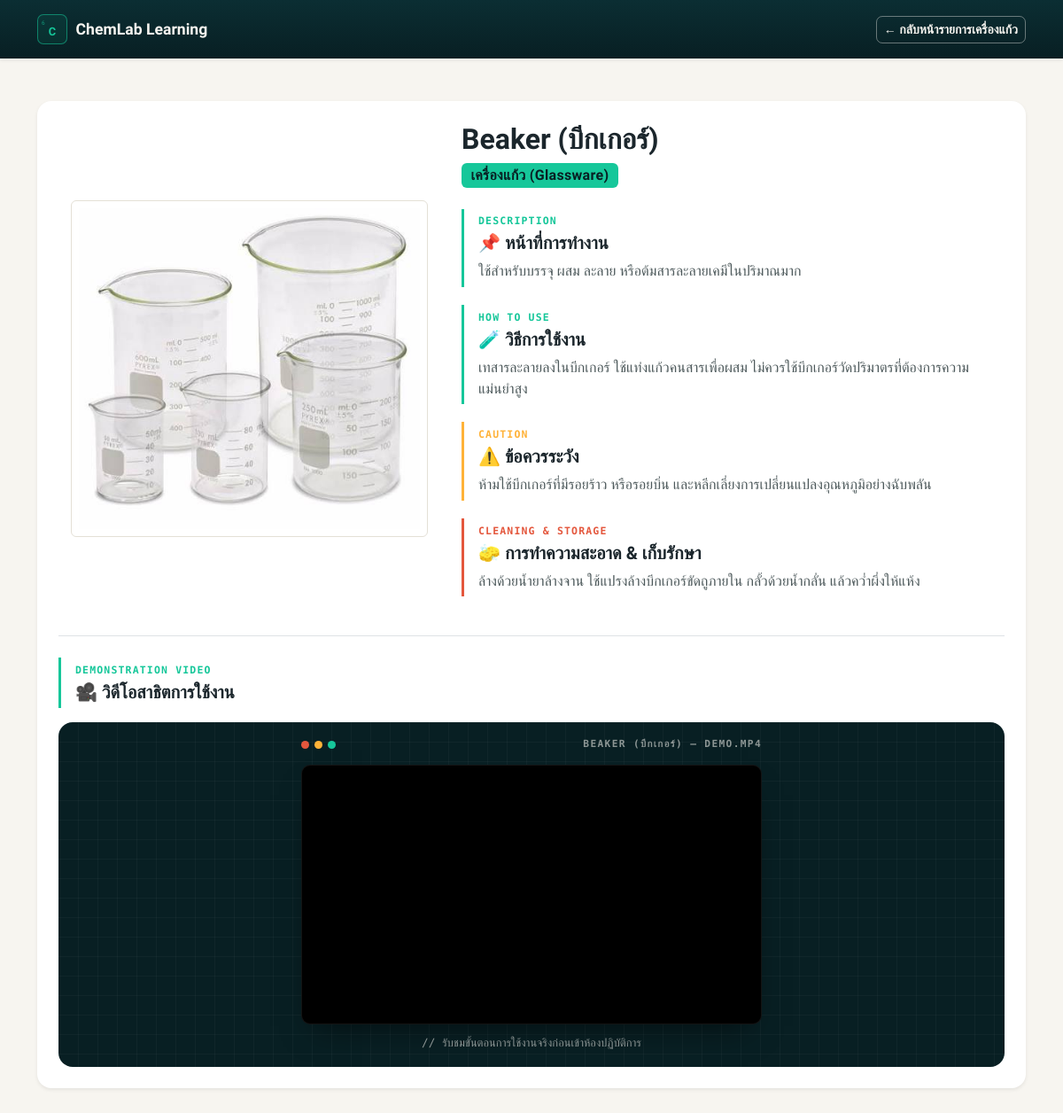
Page /equipment/6/ on the committed database.
### lab_app/models.py (models this page shows, shortened)
class Equipment(models.Model):
    CATEGORY_CHOICES = [
        ('glassware', 'เครื่องแก้ว (Glassware)'),
        ('instrument', 'เครื่องมือวิทยาศาสตร์ (Instruments)'),
    ]
    name = models.CharField(max_length=200, verbose_name='ชื่ออุปกรณ์')
    category = models.CharField(
        max_length=20,
        choices=CATEGORY_CHOICES,
        default='glassware',
        verbose_name='หมวดหมู่อุปกรณ์',
    )
    description = models.TextField(
        blank=True,
        null=True,
        verbose_name='หน้าที่การทำงาน (เอาไว้ทำอะไร)',
    )
    how_to_use = models.TextField(
        blank=True, null=True, verbose_name='วิธีการใช้งาน'
    )
    caution = models.TextField(
        blank=True, null=True, verbose_name='ข้อควรระวัง'
    )
    cleaning = models.TextField(
        blank=True, null=True, verbose_name='วิธีการเก็บรักษา'
    )
    image = models.ImageField(
        upload_to='equipment/',
        blank=True,
        null=True,
        verbose_name='รูปภาพอุปกรณ์',
    )
    video_url = models.URLField(
        max_length=500,
        blank=True,
        null=True,
        verbose_name='ลิงก์วิดีโอ (YouTube)',
    )
    video_file = models.FileField(
        upload_to='videos/',
        blank=True,
        null=True,
        verbose_name='อัปโหลดไฟล์วิดีโอ (MP4)',
    )
    class Meta:
        verbose_name = 'อุปกรณ์ทดลอง'
        verbose_name_plural = 'อุปกรณ์ทดลองทั้งหมด'
    @property
    def youtube_embed_url(self):
        if not self.video_url:
            return ''
        pattern = r'(?:v=|\/embed\/|youtu\.be\/|\/v\/|\/e\/|watch\?v=|\&v=|\/shorts\/)([^#\&\?]{11})'
        match = re.search(pattern, self.video_url)
        if match:
            return f'https://www.youtube.com/embed/{match.group(1)}'
        return self.video_url

### lab_app/views.py (the view)
# urls.py: path('equipment/<int:pk>/', views.detail, name='detail'),
def detail(request, pk):
    item = get_object_or_404(Equipment, pk=pk, category='glassware')
    return render(request, 'lab_app/detail.html', {'item': item})

### lab_app/templates/lab_app/detail.html (shortened to what this page needs)
<!DOCTYPE html>
<html lang="th">
<head>
    <link href="https://cdn.jsdelivr.net/npm/bootstrap@5.3.0/dist/css/bootstrap.min.css" rel="stylesheet">
</head>
<body>
    <nav class="navbar navbar-dark lab-navbar mb-4 shadow-sm">
        <div class="container py-2">
            <a class="lab-brand" href="{% url 'home' %}">
                <div class="brand-tile mono">
                    <span class="num">6</span>
                    <span class="sym">C</span>
                </div>
                <span class="brand-name">ChemLab Learning</span>
            </a>
            <a href="{% url 'glassware_list' %}" class="btn btn-back btn-sm">← กลับหน้ารายการเครื่องแก้ว</a>
        </div>
    </nav>
    <div class="container my-5">
        <div class="card detail-card border-0 shadow-sm p-4">
            <div class="row g-4 align-items-center">
                <div class="col-md-5 text-center">
                    {% if item.image %}
                        <div class="item-image-wrap d-inline-block rounded">
                            <img src="{{ item.image.url }}" class="img-fluid rounded p-2" alt="{{ item.name }}" style="max-height: 380px; object-fit: contain;">
                        </div>
                    {% else %}
                        <div class="no-image-box d-flex align-items-center justify-content-center">
                            ไม่มีรูปภาพอุปกรณ์
                        </div>
                    {% endif %}
                </div>
                <div class="col-md-7">
                    <h2 class="item-title mb-2">{{ item.name }}</h2>
                    {% if item.category %}
                        <span class="badge bg-primary category-badge mb-4 fs-6">{{ item.get_category_display }}</span>
                    {% endif %}
                    {% if item.description %}
                        <div class="info-block acc-teal">
                            <div class="info-label mono mb-1">DESCRIPTION</div>
                            <h5 class="info-heading mb-2">📌 หน้าที่การทำงาน</h5>
                            <p class="info-text fs-6 mb-0">{{ item.description }}</p>
                        </div>
                    {% endif %}
                    {% if item.how_to_use %}
                        <div class="info-block acc-teal">
                            <div class="info-label mono mb-1">HOW TO USE</div>
                            <h5 class="info-heading mb-2">🧪 วิธีการใช้งาน</h5>
                            <p class="info-text fs-6 mb-0">{{ item.how_to_use }}</p>
                        </div>
                    {% endif %}
                    {% if item.caution %}
                        <div class="info-block acc-amber">
                            <div class="info-label mono mb-1">CAUTION</div>
                            <h5 class="info-heading mb-2">⚠️ ข้อควรระวัง</h5>
                            <p class="info-text fs-6 mb-0">{{ item.caution }}</p>
                        </div>
                    {% endif %}
                    {% if item.cleaning %}
                        <div class="info-block acc-coral">
                            <div class="info-label mono mb-1">CLEANING &amp; STORAGE</div>
                            <h5 class="info-heading mb-2">🧽 การทำความสะอาด &amp; เก็บรักษา</h5>
                            <p class="info-text fs-6 mb-0">{{ item.cleaning }}</p>
                        </div>
                    {% endif %}
                </div>
            </div>
            {% if item.video_url or item.video_file %}
                <div class="mt-4 pt-4 border-top">
                    <div class="info-block acc-teal mb-3">
                        <div class="info-label mono mb-1">DEMONSTRATION VIDEO</div>
                        <h5 class="info-heading mb-0">🎥 วิดีโอสาธิตการใช้งาน</h5>
                    </div>
                    <div class="video-section">
                        <div class="video-toolbar">
                            <div class="video-toolbar-dots">
                                <span></span><span></span><span></span>
                            </div>
                            <div class="video-toolbar-label mono">{{ item.name|upper }} — DEMO.MP4</div>
                        </div>
                        <div class="video-wrapper ratio ratio-16x9">
                            {% if item.video_url %}
                                <iframe
                                    src="{{ item.youtube_embed_url }}"
                                    title="วิดีโอสาธิต {{ item.name }}"
                                    allow="accelerometer; autoplay; clipboard-write; encrypted-media; gyroscope; picture-in-picture; web-share"
                                    allowfullscreen>
                                </iframe>
                            {% elif item.video_file %}
                                <video controls class="w-100 h-100">
                                    <source src="{{ item.video_file.url }}" type="video/mp4">
                                    เบราว์เซอร์ของคุณไม่รองรับการเล่นวิดีโอ
                                </video>
                            {% endif %}
                        </div>
                        <p class="video-caption mono mb-0">// รับชมขั้นตอนการใช้งานจริงก่อนเข้าห้องปฏิบัติการ</p>
                    </div>
                </div>
            {% endif %}
        </div>
    </div>
</body>
</html>

### lab_app/templates/lab_app/detail.html (style rules this page uses)
:root { --lab-navy:#0B2E33; --lab-navy-deep:#081F23; --lab-teal:#16C79A; --lab-amber:#FFB238; --lab-coral:#E4573D; --lab-paper:#F7F5F0; --lab-ink:#1B262C; --lab-line:#E4E0D6; }
* { font-family:'Sarabun', sans-serif; }
.mono { font-family:'Space Mono', monospace; }
body { background:var(--lab-paper); color:var(--lab-ink); }
.bg-primary { background-color:var(--lab-teal) !important; color:var(--lab-navy-deep) !important; }
.lab-navbar { background:linear-gradient(180deg, var(--lab-navy) 0%, var(--lab-navy-deep) 100%) !important; }
.lab-brand { display:flex; align-items:center; gap:.6rem; color:var(--lab-paper) !important; text-decoration:none; }
.brand-tile { width:34px; height:34px; border:1.5px solid rgba(22,199,154,.55); border-radius:7px; display:flex; flex-direction:column; align-items:center; justify-content:center; color:var(--lab-teal); background:rgba(22,199,154,.08); line-height:1; }
.brand-tile .num { font-size:.4rem; align-self:flex-start; margin-left:4px; opacity:.7; }
.brand-tile .sym { font-size:.8rem; font-weight:700; }
.brand-name { font-weight:700; font-size:1.1rem; }
.btn-back { background:transparent; border:1.5px solid rgba(247,245,240,.4); color:var(--lab-paper); font-weight:600; border-radius:7px; }
.detail-card { border-radius:16px; }
.item-image-wrap img { background:#fff; border:1px solid var(--lab-line); }
.category-badge { font-weight:700; letter-spacing:.02em; }
.item-title { font-weight:700; color:var(--lab-ink); }
.info-block { border-left:3px solid var(--accent, var(--lab-teal)); padding:.35rem 0 .35rem 1rem; margin-bottom:1.25rem; }
.info-block.acc-teal { --accent: var(--lab-teal); }
.info-block.acc-amber { --accent: var(--lab-amber); }
.info-block.acc-coral { --accent: var(--lab-coral); }
.info-label { font-size:.72rem; letter-spacing:.1em; font-weight:700; color:var(--accent, var(--lab-teal)); text-transform:uppercase; }
.info-heading { font-weight:700; color:var(--lab-ink); }
.info-text { color:#4E5A5C; }
.video-section { background:var(--lab-navy-deep); border-radius:16px; padding:1.1rem; position:relative; overflow:hidden; }
.video-section::before { content:""; position:absolute; inset:0; background-image: linear-gradient(rgba(255,255,255,.03) 1px, transparent 1px), linear-gradient(90deg, rgba(255,255,255,.03) 1px, transparent 1px); background-size:22px 22px; pointer-events:none; }
.video-toolbar { display:flex; align-items:center; justify-content:space-between; position:relative; z-index:1; max-width:520px; margin:0 auto .85rem; }
.video-toolbar-dots { display:flex; gap:6px; }
.video-toolbar-dots span { width:9px; height:9px; border-radius:50%; display:inline-block; }
.video-toolbar-dots span:nth-child(1) { background:var(--lab-coral); }
.video-toolbar-dots span:nth-child(2) { background:var(--lab-amber); }
.video-toolbar-dots span:nth-child(3) { background:var(--lab-teal); }
.video-toolbar-label { font-size:.7rem; letter-spacing:.12em; font-weight:700; color:rgba(247,245,240,.55); }
.video-wrapper { position:relative; z-index:1; max-width:520px; margin:0 auto; border-radius:10px; overflow:hidden; border:1px solid rgba(255,255,255,.08); background:#000; box-shadow:0 18px 34px -16px rgba(0,0,0,.55); }
.video-wrapper iframe, .video-wrapper video { border:0; }
.video-caption { position:relative; z-index:1; max-width:520px; margin:.7rem auto 0; text-align:center; font-size:.8rem; color:rgba(247,245,240,.55); }

### rows in the picture
Equipment: image (placeholder picture), name "Beaker (บีกเกอร์)", category "เครื่องแก้ว (Glassware)", description "ใช้สำหรับบรรจุ ผสม ละลาย หรือต้มสารละลายเคมีในปริมาณมาก", how_to_use "เทสารละลายลงในบีกเกอร์ ใช้แท่งแก้วคนสารเพื่อผสม ไม่ควรใช้บีกเกอร์วัดปริมาตรที่ต้องการความแม่นยำสูง", caution "ห้ามใช้บีกเกอร์ที่มีรอยร้าว หรือรอยบิ่น และหลีกเลี่ยงการเปลี่ยนแปลงอุณหภูมิอย่างฉับพลัน", cleaning "ล้างด้วยน้ำยาล้างจาน ใช้แปรงล้างบีกเกอร์ขัดถูภายใน กลั้วด้วยน้ำกลั่น แล้วคว่ำผึ่งให้แห้ง", name "BEAKER (บีกเกอร์)"
